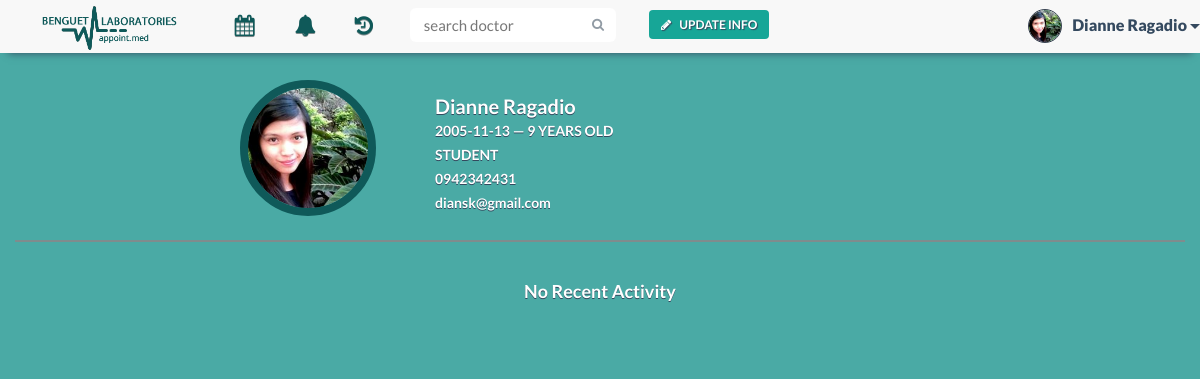
Before: /patient.php (signed in) with the older database file.
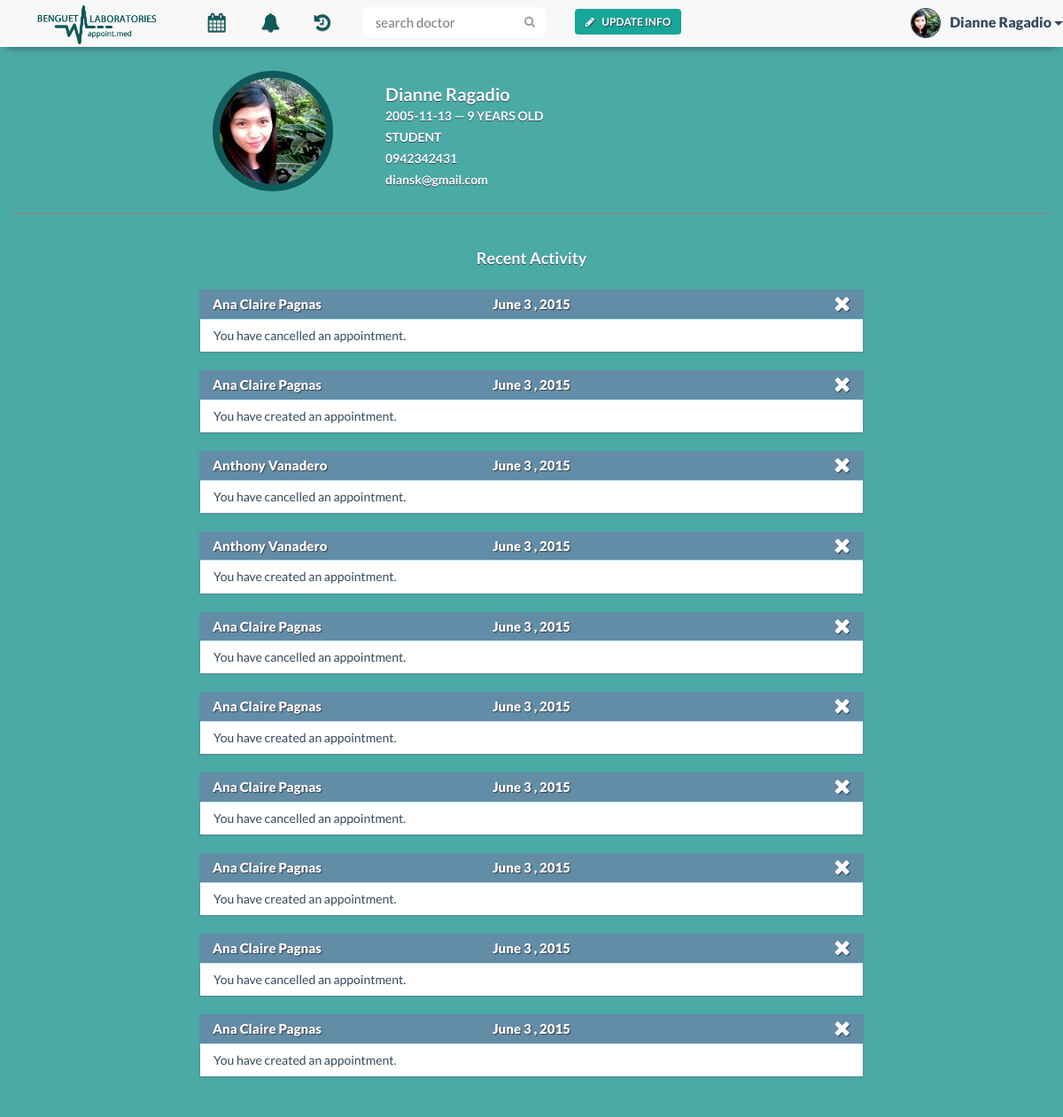
After: the same page with the newer database file.
### tables this page shows
CREATE TABLE IF NOT EXISTS `patient` (
  `patient_id` varchar(30) NOT NULL,
  `patient_name` varchar(30) NOT NULL,
  `patient_contact` varchar(20) NOT NULL,
  `birthdate` date NOT NULL,
  `email` varchar(30) NOT NULL,
  `username` varchar(30) NOT NULL,
  `occupation` text,
  PRIMARY KEY (`patient_id`),
  KEY `username` (`username`)
);

CREATE TABLE IF NOT EXISTS `notification` (
  `notification_id` int(11) NOT NULL AUTO_INCREMENT,
  `indicator` varchar(30) NOT NULL,
  `doctor_id` varchar(30) NOT NULL,
  `patient_id` varchar(30) NOT NULL,
  `legend_id` varchar(30) NOT NULL,
  `notification_date` date NOT NULL,
  `notification` text NOT NULL,
  PRIMARY KEY (`notification_id`),
  KEY `notif_id` (`legend_id`)
);

CREATE TABLE IF NOT EXISTS `doctor` (
  `doctor_id` varchar(30) NOT NULL,
  `doctor_name` varchar(30) NOT NULL,
  `specialization` text NOT NULL,
  `doctor_status` enum('In','Out','Break') NOT NULL,
  `email` varchar(30) NOT NULL,
  `username` varchar(30) NOT NULL,
  PRIMARY KEY (`doctor_id`),
  KEY `username` (`username`)
);

### patient.php (the view, shortened to what this page needs)
<!DOCTYPE html>
<html lang="en">
    <?php
    include 'include/head.php';
    include 'connectdatabase.php';
    ?>
    <body>
        <div class="container">
            <?php
            $username = $_SESSION['username'];
            $result = mysqli_query($con, "SELECT * FROM patient WHERE username LIKE '$username'") or die(mysqli_error());
            $row = mysqli_fetch_array($result);
            $patient_id = $row['patient_id'];
            $patient_n = $row['patient_name'];
            $n_result = mysqli_query($con, "SELECT * FROM notification WHERE patient_id LIKE '$patient_id' ORDER BY 6 DESC, 1 DESC LIMIT 10");
            ?>
            <?php
            include 'include/pt-nav-start.php';
            ?>
            <ul class="nav navbar-nav">
                <li class="dropdown tooltip-bottom" data-tooltip="Appointments">
                    <a href="#" class="dropdown-toggle" data-toggle="dropdown" role="button" aria-expanded="false"><i class="fa fa-calendar fa-lg"></i>Appointments<span class="caret"></span></a>
                </li>
                <li class="tooltip-bottom" data-tooltip="Notifications">
                    <a href="notifications.php">
                        <i class="fa fa-bell fa-lg">
                        </i>Notifications
                    </a>
                </li>
                <li class="dropdown tooltip-bottom" data-tooltip="History">
                    <a href="#" class="dropdown-toggle" data-toggle="dropdown" role="button" aria-expanded="false"><i class="fa fa-history fa-lg"></i>History<span class="caret"></span></a>
                </li>
                <?php
                include 'include/pt-nav-end.php';
                ?>
                <div class="container-fluid" id="patient-info">
                    <div class="row">
                        <div class="col-xs-12 col-md-2 col-md-offset-2">
                            <img src="img/profile/<?php
                            $file = "img/profile/" . $patient_id . ".jpg";
                            if (file_exists($file)) {
                                echo $patient_id;
                            } else {
                                echo 'profile_avatar';
                            }
                            ?>.jpg" class="img-responsive">
                        </div>
                        <div class="col-xs-12 col-md-5 user-md">
                            <div class="p-info">
                                    <h1><?php echo $row['patient_name']; ?></h1>
                                    <?php
                                    $birthday = explode("-", $row['birthdate']);
                                    $age = (date("md", date("U", mktime(0, 0, 0, $birthday[1], $birthday[2], $birthday[0]))) > date("md") ? ((date("Y") - $birthday[0]) - 1) : (date("Y") - $birthday[0]));
                                    ?>
                                    <p><?php echo $row['birthdate']; ?> &mdash; <?php echo $age; ?> years old</p>
                                    <p><?php echo $row['occupation']; ?></p>
                                    <p><?php echo $row['patient_contact']; ?></p>
                                    <p class="email"><?php echo $row['email']; ?></p>
                            </div>
                        </div>
                    </div>
                </div>
                <div class="container-fluid patient-activity">
                    <div class="row">
                        <div class="col-md-6 col-md-offset-3">
                        </div>
                        <?php
                        if (mysqli_num_rows($n_result) >= 1) {
                            echo '<h1 class="text-center row-header2-fff">Recent Activity</h1>';
                            while ($n_row = mysqli_fetch_array($n_result)) {
                                if ($n_row['indicator'] == 'patient') {
                                    if ($n_row['patient_id'] == $patient_id) {
                                        $n_id = $n_row['legend_id'];
                                        $n_did = $n_row['doctor_id'];
                                        $notif_date = date("F j , Y", strtotime($n_row["notification_date"]));
                                        $n_legend = mysqli_query($con, "SELECT * FROM notification_legend WHERE legend_id LIKE '$n_id'");
                                        $n_color = mysqli_fetch_array($n_legend);
                                        $d_result = mysqli_query($con, "SELECT * FROM doctor WHERE doctor_id LIKE '$n_did'");
                                        $doc = mysqli_fetch_array($d_result);
                                        if ($n_color['color'] == 'orange') {
                                            echo "<div class='col-xs-12 col-md-8 col-md-offset-2'>
                                                    <div class='panel panel-notif panel-warning'>
                                                        <div class='panel-heading'><span class='hidden-xs hidden-sm'>Dr. " . $doc["doctor_name"] . "</span>" . $notif_date . "
                                                            <a href=\"close_notif_prof.php?nid=$n_row[notification_id]&desc=$n_row[notification]\" title='Close'><i class='fa fa-remove delete-btn x-btn'></i></a>
                                                        </div>
                                                        <div class='panel-body'>
                                                             You have rescheduled an appointment.<span class='visible-xs visible-sm notif-name'>&mdash; Dr. " . $doc['doctor_name'] . "</span>
                                                        </div>
                                                    </div>
                                                </div>";
                                        } else if ($n_color['color'] == 'blue') {
                                            if($n_row['notification'] == 'A patient has requested an appointment.')
                                                $notification_m = 'You have created an appointment.';
                                            else
                                                $notification_m = 'You have cancelled an appointment.';
                                            echo "<div class='col-xs-12 col-md-8 col-md-offset-2'>
                                                    <div class='panel panel-notif panel-info'>
                                                        <div class='panel-heading'><span class='hidden-xs hidden-sm'>" . $doc["doctor_name"] . "</span>" . $notif_date . "
                                                            <a href=\"close_notif_prof.php?nid=$n_row[notification_id]&desc=$n_row[notification]\" title='Close'><i class='fa fa-remove delete-btn x-btn'></i></a>
                                                        </div>
                                                        <div class='panel-body'>
                                                            " . $notification_m . "<span class='visible-xs visible-sm notif-name'>&mdash; Dr. " . $doc['doctor_name'] . "</span>
                                                        </div>
                                                    </div>
                                                </div>";
                                        }
                                    }
                                }
                            }
                        } else
                            echo '<h1 class="text-center row-header2-fff">No Recent Activity</h1>';
                        ?>
                    </div>
                </div>
        </div>
    </body>
</html>

### include/head.php (shortened to what this page needs)
<head>
    <link href="css/bootstrap.min.css" rel="stylesheet">
    <link href="css/font-awesome.min.css" rel="stylesheet">
    <link href="css/font-awesome.css" rel="stylesheet">
    <link href="css/bootstrap-datetimepicker.min.css" rel="stylesheet">
    <link href="css/styles.css" rel="stylesheet">
    <link href="css/search.css" rel="stylesheet">
    <link href="css/tooltip.css" rel="stylesheet">
    <link href="css/scrolltop.css" rel="stylesheet">
</head>

### include/pt-nav-start.php (shortened to what this page needs)
<nav class="navbar navbar-default navbar-fixed-top">
    <div class="container">
        <div class="navbar-header">
            <a class="navbar-brand logo-text hidden-sm hidden-xs" href="#">appoint.med</a>
            <div class="navbar-logo hidden-sm hidden-xs">
            </div>
        </div>
        <div class="collapse navbar-collapse" id="bs-example-navbar-collapse-1">

### include/pt-nav-end.php (shortened to what this page needs)
                <li class="nav-button navbar-right">
                    <button type="button" class="btn btn-default btn-noborder green-btn nav-modal-button" data-toggle="modal" data-target=".bs-pt-edit-profile-modal-lg" data-id="'.$appointment_id.'" data-patient-id="'.$patient_id.'">
                    <i class="fa fa-pencil"></i>Update Info</button>
                </li>
                <form class="navbar-form navbar-right" method="post" role="search" action="search.php">
                    <div class="input-group search-bar">
                        <input type="text" class="form-control" name="search" placeholder="search doctor" id="inputSearch">
                        <span class="input-group-btn">
                            <button type="submit" class="btn"><i class="fa fa-search"></i></button>
                        </span>
                    </div>
                </form>
            </ul>
            <ul class="nav navbar-nav navbar-right signedin">
                <div class="btn-group navbar-right tooltip-bottom" data-tooltip="You">
                    <button type="button" class="btn btn-default btn-lg btn-noborder dropdown-toggle" data-toggle="dropdown" aria-expanded="false">
                        <div class="signedin-photo">
                            <img src="img/profile/<?php
                            $file = "img/profile/" . $patient_id . ".jpg";
                            if (file_exists($file)) {
                                echo $patient_id;
                            } else {
                                echo 'profile_avatar';
                            }
                            ?>.jpg" class="img-responsive">
                        </div>
            <?php echo $patient_n ?>
                        <span class="caret"></span>
                    </button>
                </div>
            </ul>
        </div>
    </div>
</nav>

### css/tooltip.css (style rules this page uses)
[data-tooltip], .tooltip { position: relative; cursor: pointer; }
[data-tooltip]:before, [data-tooltip]:after, .tooltip:before, .tooltip:after { position: absolute; visibility: hidden; -ms-filter: "progid:DXImageTransform.Microsoft.Alpha(Opacity=0)"; filter: progid:DXImageTransform.Microsoft.Alpha(Opacity=0); opacity: 0; -webkit-transition: opacity 0.2s ease-in-out, visibility 0.2s ease-in-out, -webkit-transform 0.2s cubic-bezier(0.71, 1.7, 0.77, 1.24); -moz-transition: opacity 0.2s ease-in-out, visibility 0.2s ease-in-out, -moz-transform 0.2s cubic-bezier(0.71, 1.7, 0.77, 1.24); transition: opacity 0.2s ease-in-out, visibility 0.2s ease-in-out, transform 0.2s cubic-bezier(0.71, 1.7, 0.77, 1.24); -webkit-transform: translate3d(0, 0, 0); -moz-transform: translate3d(0, 0, 0); transform: translate3d(0, 0, 0); pointer-events: none; }
.tooltip:before, [data-tooltip]:before { z-index: 1001; border: 6px solid transparent; background: transparent; content: ""; }
.tooltip:after, [data-tooltip]:after { z-index: 1002; padding: 8px; min-width: 120px; background-color: #000; background-color: hsla(0, 0%, 20%, 0.9); color: #fff; content: attr(data-tooltip); font-size: 14px; line-height: 1.2; text-align: center; }
[data-tooltip]:before, [data-tooltip]:after, .tooltip:before, .tooltip:after, .tooltip-top:before, .tooltip-top:after { bottom: 100%; left: 50%; }
[data-tooltip]:before, .tooltip:before, .tooltip-top:before { margin-left: -6px; margin-bottom: -12px; border-top-color: #000; border-top-color: hsla(0, 0%, 20%, 0.9); }
[data-tooltip]:after, .tooltip:after, .tooltip-top:after { margin-left: -60px; }
.tooltip-bottom:before, .tooltip-bottom:after { top: 100%; bottom: auto; left: 50%; }
.tooltip-bottom:before { margin-top: -12px; margin-bottom: 0; border-top-color: transparent; border-bottom-color: #000; border-bottom-color: hsla(0, 0%, 20%, 0.9); }

Changed rows visible on the page:
added notification: doctor.doctor_name "Ana Claire Pagnas", notification_date "June 3 , 2015", notification "You have cancelled an appointment."
added notification: doctor.doctor_name "Ana Claire Pagnas", notification_date "June 3 , 2015", notification "You have created an appointment."
added notification: doctor.doctor_name "Anthony Vanadero", notification_date "June 3 , 2015", notification "You have cancelled an appointment."
added notification: doctor.doctor_name "Anthony Vanadero", notification_date "June 3 , 2015", notification "You have created an appointment."
added notification: doctor.doctor_name "Ana Claire Pagnas", notification_date "June 3 , 2015", notification "You have cancelled an appointment."
added notification: doctor.doctor_name "Ana Claire Pagnas", notification_date "June 3 , 2015", notification "You have created an appointment."
added notification: doctor.doctor_name "Ana Claire Pagnas", notification_date "June 3 , 2015", notification "You have cancelled an appointment."
added notification: doctor.doctor_name "Ana Claire Pagnas", notification_date "June 3 , 2015", notification "You have created an appointment."
added notification: doctor.doctor_name "Ana Claire Pagnas", notification_date "June 3 , 2015", notification "You have cancelled an appointment."
added notification: doctor.doctor_name "Ana Claire Pagnas", notification_date "June 3 , 2015", notification "You have created an appointment."
Other visible differences:
text no longer shown: "No Recent Activity"
text now shown: "Recent Activity"
